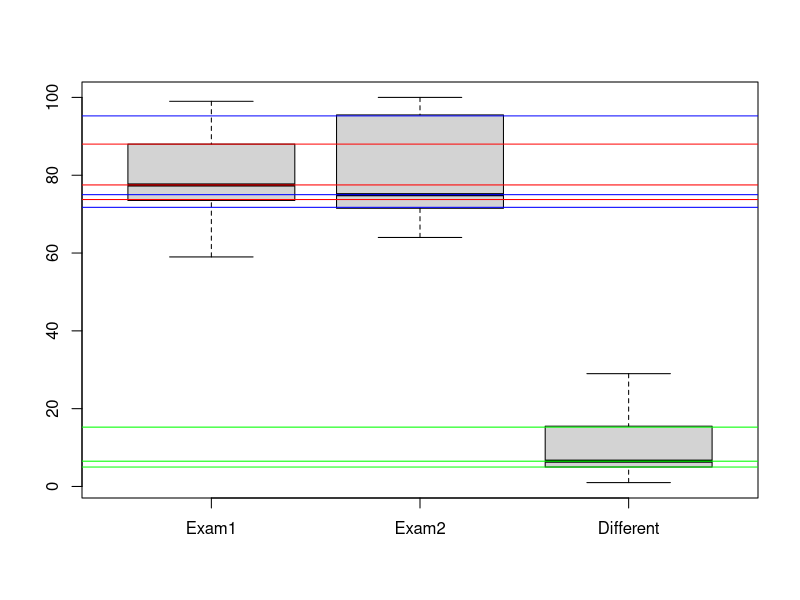

Recreate this plot in R.
grades <- read.csv(file = 'exam_data.csv')

summar <-summary(grades)
vars <- c(var(grades$Exam1), var(grades$Exam2))
names(vars) <- c("Exam1", "Exam2")
summar <- rbind(summar, vars)

print(summar)

Different <- abs(grades$Exam1 - grades$Exam2)
grades <- cbind(grades, Different)

boxplot(grades)
abline(h=quantile(grades$Exam1, c(0.25, 0.5, 0.75)), col="red")
abline(h=quantile(grades$Exam2, c(0.25, 0.5, 0.75)), col="blue")
abline(h=quantile(grades$Different, c(0.25, 0.5, 0.75)), col="green")

charak <- cbind(quantile(grades$Exam1, c(0.25, 0.5, 0.75)),
        quantile(grades$Exam2, c(0.25, 0.5, 0.75)),
        quantile(grades$Different, c(0.25, 0.5, 0.75)))

colnames(charak) <- c("Exam1", "Exam2", "Different")
charak <- t(charak)
cat('\n')
print(charak)